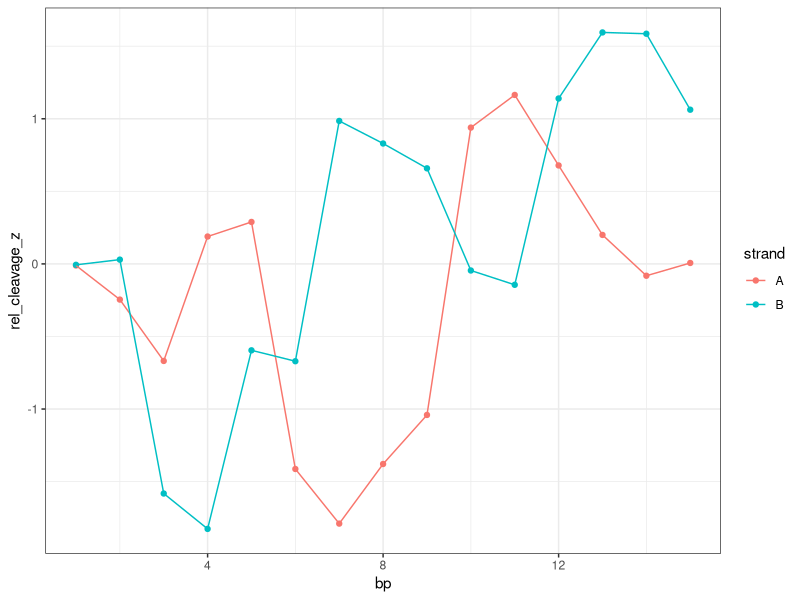

Write the R code that produced this figure.
## ---- chunk 1
library(tidyverse)
## ---- chunk 2
d <- read_tsv("md_sim.tsv")
## ---- chunk 3
pattern <- d %>% filter(bp <= 15) %>% mutate(rel_cleavage_z = (rel_cleavage
                                                    - median(rel_cleavage))/mad(rel_cleavage))
## ---- chunk 4
pattern %>% ggplot(aes(x = bp, y = rel_cleavage_z, color = strand)) +
    geom_point() + geom_line() + 
    theme_bw()
## ---- chunk 5
pattern %>% select(strand, bp, rel_cleavage_z) %>% arrange(strand, bp) %>%
    select(rel_cleavage_z) %>%
    write.table(., file = "pattern_vector_rz.txt", col.names = FALSE,
                row.names = FALSE)
## ---- chunk 6
d_OH <- read_tsv("surface_calc_strand.tsv")
## ---- chunk 7
OH_pattern <- d_OH %>% filter(bp <= 15) %>% mutate(Value_z = (Value
                                                    - median(Value))/mad(Value))
## ---- chunk 8
OH_pattern %>% select(Strand, bp, Value_z) %>% arrange(Strand, bp) %>%
    select(Value_z) %>%
    write.table(., file = "OH_pattern_vector_rz.txt", col.names = FALSE,
                row.names = FALSE)
